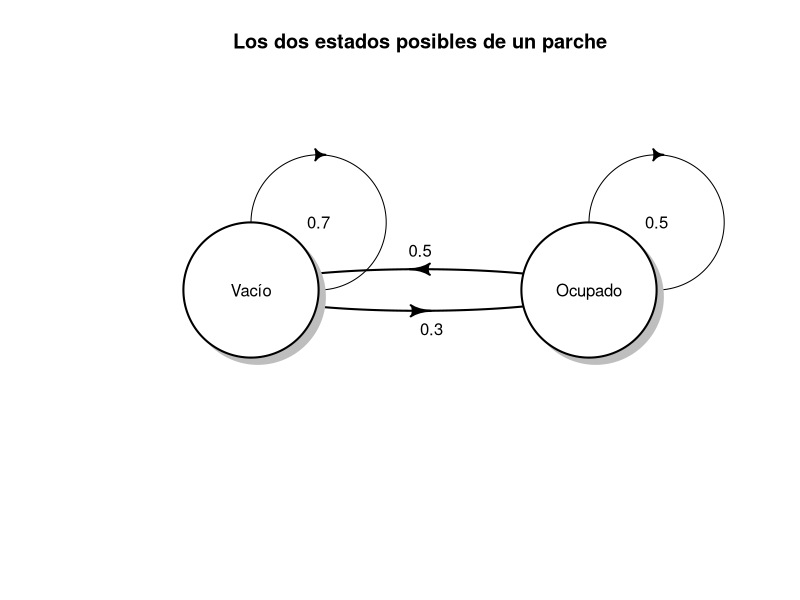
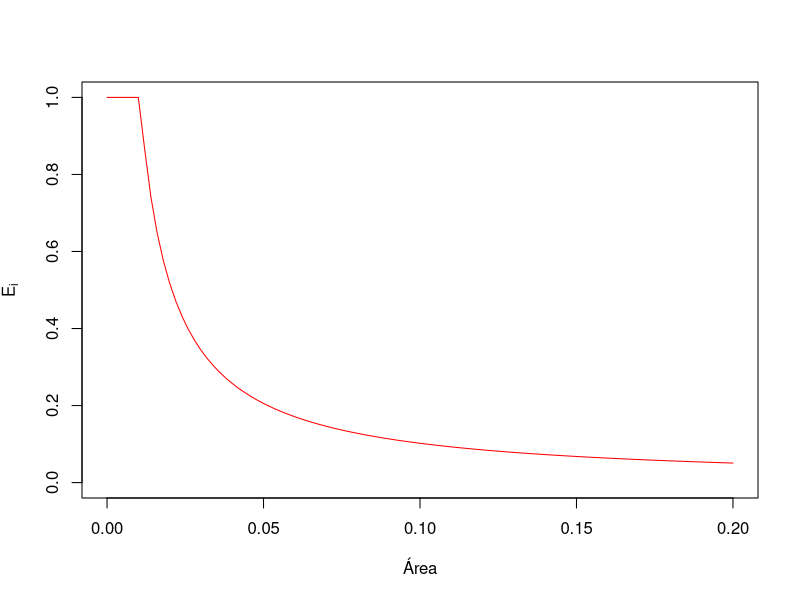
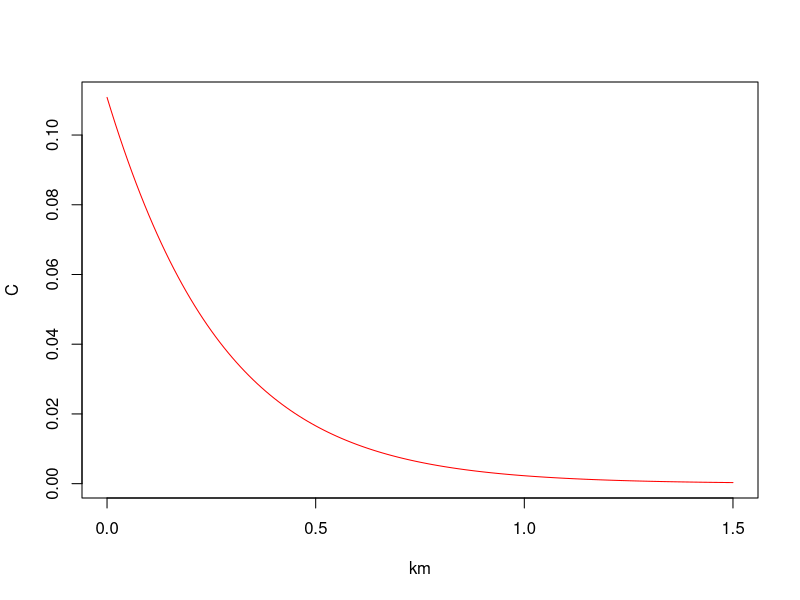

The R source for these figures, in order:
## ---- chunk 1
knitr::opts_chunk$set(dev = 'pdf')
## ---- chunk 2
library(diagram)
C <- .3; E <- .5
M <- matrix(c(1-C, E,
              C, 1-E), ncol=2, byrow=TRUE)
colnames(M) <- rownames(M) <- c("Vacío", "Ocupado")
{
  plotmat(M, pos=2) #requires the diagram package
  title("Los dos estados posibles de un parche")
}
## ---- chunk 3
knitr::kable(M, align = "l", caption = "Primera fila es la probabilidad asociada a *t*. Segunda fila a *t+1*.")
## ---- chunk 4
eM <- eigen(M)
eM$vectors[,1]/sum(eM$vectors[,1])
## ---- chunk 5
# Extinction probability
E.p <- function(A, e=0.01, X=1.009){
  Ei <- ifelse(A > e^(1/X), e/(A^X), 1)
  Ei }

curve(E.p(x), 0, 0.2, ylim=c(0,1), col = "red", xlab = "Área", ylab = expression(E[i]))
## ---- chunk 6
# Colonization probability from one patch to another, as a function of distance
C.p <- function(d, yprime, alpha, area){
  Sij <- exp(-alpha*d ) * area
  Ci <- 1/(1 + (yprime/Sij)^2 )
  Ci
}

# parameters
yprime <- 2.663; ha <- 0.94; alpha <- 2
km <- seq(0, 1.5, by=0.01)
C <- sapply(km, function(d) {C.p(d=d, yprime=yprime, alpha=alpha, area=ha)})
plot(km, C, type="l", col = "red")
